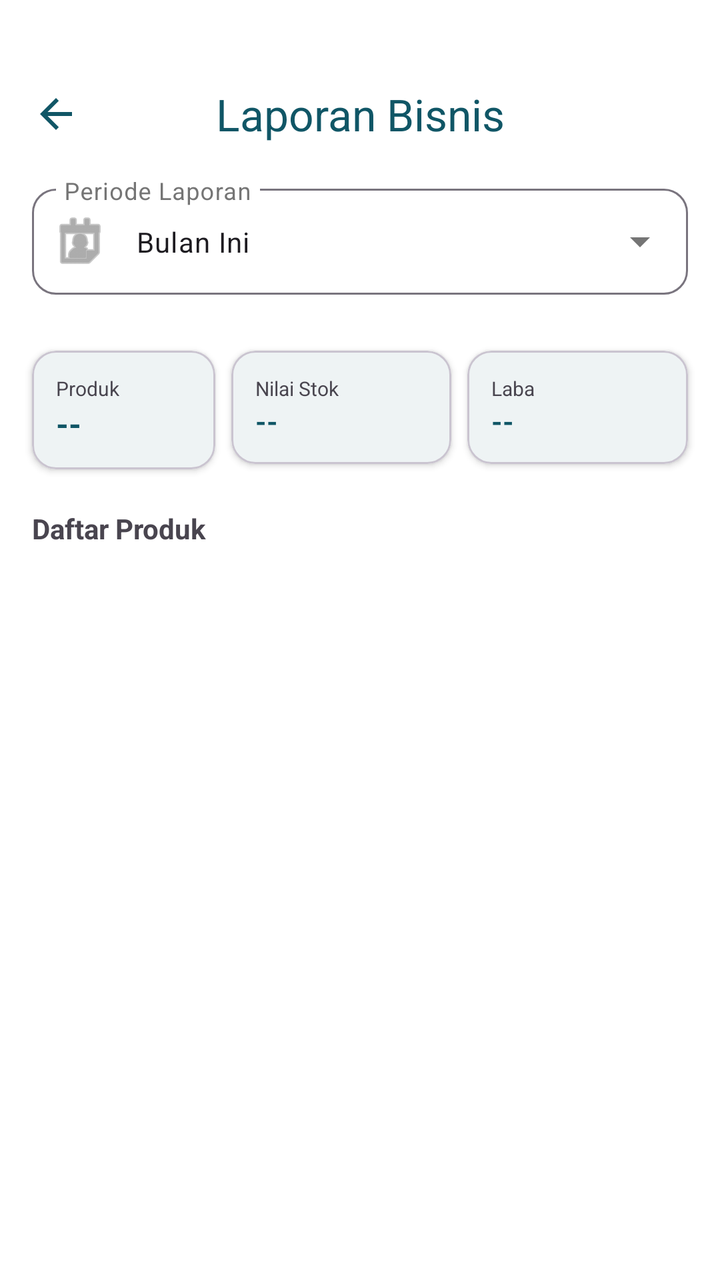
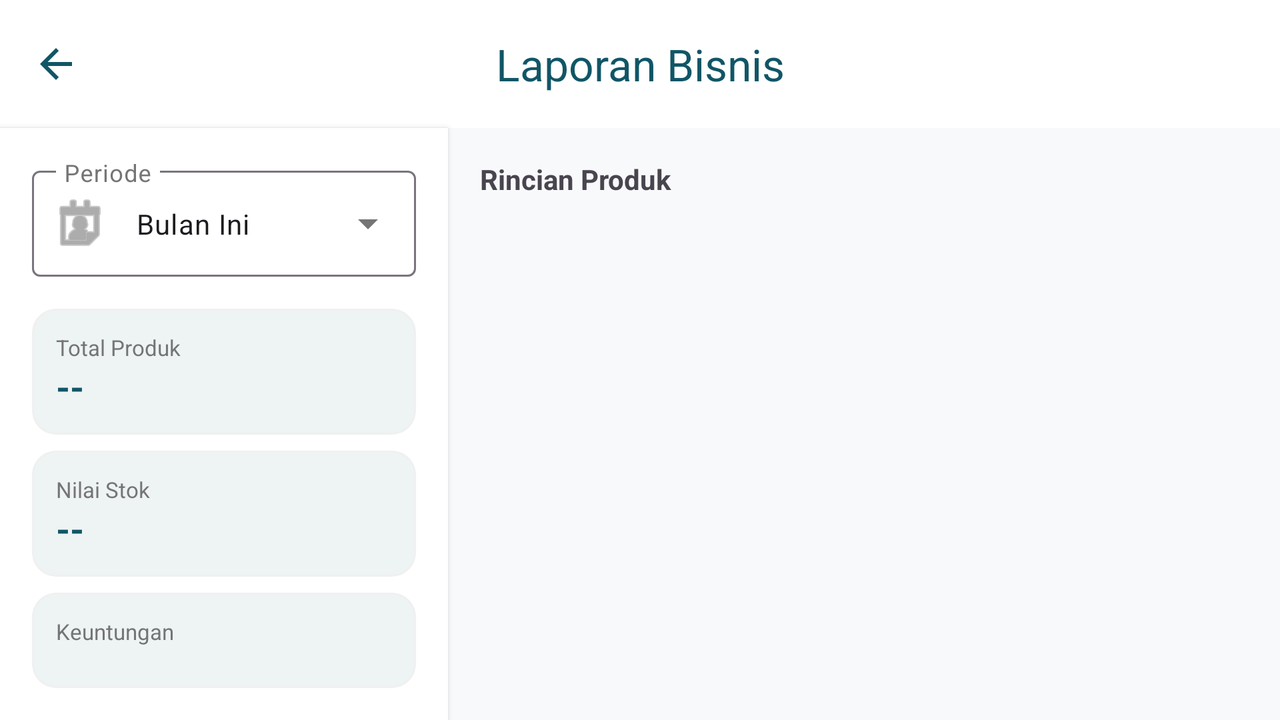

An Android layout and its configuration variant, each rendered on a device that would load it. The default file and the variant file are quoted in full after the pictures.
<!-- AndroidManifest.xml: application theme Theme.Penjualan -->
<!-- res/layout/activity_laporan.xml -->
<?xml version="1.0" encoding="utf-8"?>
<androidx.constraintlayout.widget.ConstraintLayout
    xmlns:android="http://schemas.android.com/apk/res/android"
    xmlns:app="http://schemas.android.com/apk/res-auto"
    xmlns:tools="http://schemas.android.com/tools"
    android:layout_width="match_parent"
    android:layout_height="match_parent"
    android:background="?attr/colorSurface"
    tools:context=".LaporanActivity">

    <com.google.android.material.appbar.AppBarLayout
        android:id="@+id/appBar"
        android:layout_width="match_parent"
        android:layout_height="wrap_content"
        android:background="?attr/colorSurface"
        android:paddingTop="25dp"
        app:elevation="0dp"
        app:layout_constraintTop_toTopOf="parent">

        <com.google.android.material.appbar.MaterialToolbar
            android:id="@+id/toolbar"
            android:layout_width="match_parent"
            android:layout_height="?attr/actionBarSize"
            app:title="Laporan Bisnis"
            app:titleCentered="true"
            app:titleTextColor="@color/teal_deep"
            app:navigationIcon="?homeAsUpIndicator"
            app:navigationIconTint="@color/teal_deep" />

        <LinearLayout
            android:layout_width="match_parent"
            android:layout_height="wrap_content"
            android:paddingHorizontal="16dp"
            android:paddingBottom="16dp">

            <com.google.android.material.textfield.TextInputLayout
                style="@style/Widget.Material3.TextInputLayout.OutlinedBox.ExposedDropdownMenu"
                android:layout_width="match_parent"
                android:layout_height="wrap_content"
                android:hint="Periode Laporan"
                app:boxCornerRadiusTopStart="12dp"
                app:boxCornerRadiusTopEnd="12dp"
                app:boxCornerRadiusBottomStart="12dp"
                app:boxCornerRadiusBottomEnd="12dp"
                app:startIconDrawable="@android:drawable/ic_menu_my_calendar">

                <AutoCompleteTextView
                    android:id="@+id/spinner_tanggal"
                    android:layout_width="match_parent"
                    android:layout_height="wrap_content"
                    android:inputType="none"
                    android:text="Bulan Ini"
                    android:textSize="14sp" />
            </com.google.android.material.textfield.TextInputLayout>
        </LinearLayout>
    </com.google.android.material.appbar.AppBarLayout>

    <androidx.core.widget.NestedScrollView
        android:layout_width="match_parent"
        android:layout_height="0dp"
        app:layout_constraintTop_toBottomOf="@id/appBar"
        app:layout_constraintBottom_toBottomOf="parent"
        android:fillViewport="true">

        <LinearLayout
            android:layout_width="match_parent"
            android:layout_height="wrap_content"
            android:orientation="vertical"
            android:paddingBottom="24dp">

            <LinearLayout
                android:layout_width="match_parent"
                android:layout_height="wrap_content"
                android:orientation="horizontal"
                android:paddingHorizontal="12dp"
                android:paddingTop="8dp">

                <com.google.android.material.card.MaterialCardView
                    android:layout_width="0dp"
                    android:layout_height="wrap_content"
                    android:layout_weight="1"
                    android:layout_margin="4dp"
                    app:cardCornerRadius="12dp"
                    app:cardElevation="2dp">
                    <LinearLayout
                        android:layout_width="match_parent"
                        android:layout_height="wrap_content"
                        android:orientation="vertical"
                        android:padding="12dp">
                        <TextView android:layout_width="wrap_content" android:layout_height="wrap_content" android:text="Produk" android:textSize="10sp" />
                        <TextView android:id="@+id/tv_total_produk" android:layout_width="wrap_content" android:layout_height="wrap_content" android:text="--" android:textStyle="bold" android:textSize="16sp" android:textColor="@color/teal_deep"/>
                    </LinearLayout>
                </com.google.android.material.card.MaterialCardView>

                <com.google.android.material.card.MaterialCardView
                    android:layout_width="0dp"
                    android:layout_height="wrap_content"
                    android:layout_weight="1.2"
                    android:layout_margin="4dp"
                    app:cardCornerRadius="12dp"
                    app:cardElevation="2dp">
                    <LinearLayout
                        android:layout_width="match_parent"
                        android:layout_height="wrap_content"
                        android:orientation="vertical"
                        android:padding="12dp">
                        <TextView android:layout_width="wrap_content" android:layout_height="wrap_content" android:text="Nilai Stok" android:textSize="10sp" />
                        <TextView android:id="@+id/tv_total_nilai" android:layout_width="wrap_content" android:layout_height="wrap_content" android:text="--" android:textStyle="bold" android:textSize="14sp" android:textColor="@color/teal_deep"/>
                    </LinearLayout>
                </com.google.android.material.card.MaterialCardView>

                <com.google.android.material.card.MaterialCardView
                    android:layout_width="0dp"
                    android:layout_height="wrap_content"
                    android:layout_weight="1.2"
                    android:layout_margin="4dp"
                    app:cardCornerRadius="12dp"
                    app:cardElevation="2dp">
                    <LinearLayout
                        android:layout_width="match_parent"
                        android:layout_height="wrap_content"
                        android:orientation="vertical"
                        android:padding="12dp">
                        <TextView android:layout_width="wrap_content" android:layout_height="wrap_content" android:text="Laba" android:textSize="10sp" />
                        <TextView android:id="@+id/tv_total_keuntungan" android:layout_width="wrap_content" android:layout_height="wrap_content" android:text="--" android:textStyle="bold" android:textSize="14sp" android:textColor="@color/teal_deep"/>
                    </LinearLayout>
                </com.google.android.material.card.MaterialCardView>
            </LinearLayout>

            <TextView
                android:layout_width="match_parent"
                android:layout_height="wrap_content"
                android:paddingHorizontal="16dp"
                android:paddingTop="16dp"
                android:paddingBottom="8dp"
                android:text="Daftar Produk"
                android:textStyle="bold"
                android:textSize="14sp" />

            <androidx.recyclerview.widget.RecyclerView
                android:id="@+id/rv_laporan_produk"
                android:layout_width="match_parent"
                android:layout_height="wrap_content"
                android:nestedScrollingEnabled="false" />

            <ProgressBar
                android:id="@+id/view_loading"
                android:layout_width="wrap_content"
                android:layout_height="wrap_content"
                android:layout_gravity="center"
                android:layout_marginTop="32dp"
                android:visibility="gone" />

            <LinearLayout
                android:id="@+id/layout_empty"
                android:layout_width="match_parent"
                android:layout_height="wrap_content"
                android:gravity="center"
                android:layout_marginTop="32dp"
                android:orientation="vertical"
                android:visibility="gone">
                <TextView
                    android:layout_width="wrap_content"
                    android:layout_height="wrap_content"
                    android:text="Data tidak ditemukan" />
            </LinearLayout>

        </LinearLayout>
    </androidx.core.widget.NestedScrollView>

</androidx.constraintlayout.widget.ConstraintLayout>
<!-- resources referenced by this layout -->
<resources>
  <color name="teal_deep">#105666</color>
  <style name="Theme.Penjualan" parent="Base.Theme.Penjualan" />
  <style name="Base.Theme.Penjualan" parent="Theme.Material3.DayNight.NoActionBar">
          
          <item name="colorPrimary">@color/teal_deep</item>
          <item name="colorOnPrimary">@color/cream</item>
          <item name="colorPrimaryContainer">@color/teal_light</item>
          <item name="colorOnPrimaryContainer">@color/white</item>
  
          <item name="colorSecondary">@color/teal_light</item>
          <item name="colorOnSecondary">@color/white</item>
  
          <item name="android:windowBackground">@color/surface_background</item>
          <item name="android:statusBarColor">@color/teal_deep</item>
  
          
          <item name="colorSurface">@color/surface_background</item>
          <item name="colorOnSurface">@color/on_surface</item>
          <item name="colorSurfaceVariant">@color/surface_variant</item>
          <item name="colorOnSurfaceVariant">@color/on_surface_variant</item>
      </style>
  <color name="cream">#F7F4D5</color>
  <color name="teal_light">#1A7D91</color>
  <color name="white">#FFFFFFFF</color>
  <color name="surface_background">#FFFFFF</color>
  <color name="on_surface">#212121</color>
  <color name="surface_variant">#F8F9FA</color>
  <color name="on_surface_variant">#757575</color>
</resources>
<!-- res/layout-land/activity_laporan.xml (the repository's variant of the layout above) -->
<!-- drawn on the phone turned sideways -->
<?xml version="1.0" encoding="utf-8"?>
<androidx.constraintlayout.widget.ConstraintLayout
    xmlns:android="http://schemas.android.com/apk/res/android"
    xmlns:app="http://schemas.android.com/apk/res-auto"
    xmlns:tools="http://schemas.android.com/tools"
    android:layout_width="match_parent"
    android:layout_height="match_parent"
    android:background="?attr/colorSurfaceVariant"
    tools:context=".LaporanActivity">

    
    <com.google.android.material.appbar.MaterialToolbar
        android:id="@+id/toolbar"
        android:layout_width="0dp"
        android:layout_height="?attr/actionBarSize"
        android:background="?attr/colorSurface"
        app:title="Laporan Bisnis"
        app:titleCentered="true"
        app:titleTextColor="@color/teal_deep"
        app:navigationIcon="?homeAsUpIndicator"
        app:navigationIconTint="@color/teal_deep"
        app:layout_constraintTop_toTopOf="parent"
        app:layout_constraintStart_toStartOf="parent"
        app:layout_constraintEnd_toEndOf="parent" />

    
    <LinearLayout
        android:id="@+id/panel_summary"
        android:layout_width="0dp"
        android:layout_height="0dp"
        android:orientation="vertical"
        android:padding="16dp"
        android:background="?attr/colorSurface"
        app:layout_constraintTop_toBottomOf="@id/toolbar"
        app:layout_constraintBottom_toBottomOf="parent"
        app:layout_constraintStart_toStartOf="parent"
        app:layout_constraintEnd_toStartOf="@+id/guideline_report"
        android:elevation="2dp">

        <com.google.android.material.textfield.TextInputLayout
            style="@style/Widget.Material3.TextInputLayout.OutlinedBox.ExposedDropdownMenu"
            android:layout_width="match_parent"
            android:layout_height="wrap_content"
            android:hint="Periode"
            android:layout_marginBottom="16dp"
            app:startIconDrawable="@android:drawable/ic_menu_my_calendar">
            <AutoCompleteTextView
                android:id="@+id/spinner_tanggal"
                android:layout_width="match_parent"
                android:layout_height="wrap_content"
                android:inputType="none"
                android:text="Bulan Ini"
                android:textSize="14sp" />
        </com.google.android.material.textfield.TextInputLayout>

        <com.google.android.material.card.MaterialCardView
            android:layout_width="match_parent"
            android:layout_height="wrap_content"
            android:layout_marginBottom="8dp"
            app:cardCornerRadius="12dp"
            app:cardElevation="0dp"
            app:strokeWidth="1dp"
            app:strokeColor="@color/divider">
            <LinearLayout
                android:layout_width="match_parent"
                android:layout_height="wrap_content"
                android:orientation="vertical"
                android:padding="12dp">
                <TextView android:layout_width="wrap_content" android:layout_height="wrap_content" android:text="Total Produk" android:textSize="11sp" android:textColor="?attr/colorOnSurfaceVariant" />
                <TextView android:id="@+id/tv_total_produk" android:layout_width="wrap_content" android:layout_height="wrap_content" android:text="--" android:textStyle="bold" android:textSize="18sp" android:textColor="@color/teal_deep" />
            </LinearLayout>
        </com.google.android.material.card.MaterialCardView>

        <com.google.android.material.card.MaterialCardView
            android:layout_width="match_parent"
            android:layout_height="wrap_content"
            android:layout_marginBottom="8dp"
            app:cardCornerRadius="12dp"
            app:cardElevation="0dp"
            app:strokeWidth="1dp"
            app:strokeColor="@color/divider">
            <LinearLayout
                android:layout_width="match_parent"
                android:layout_height="wrap_content"
                android:orientation="vertical"
                android:padding="12dp">
                <TextView android:layout_width="wrap_content" android:layout_height="wrap_content" android:text="Nilai Stok" android:textSize="11sp" android:textColor="?attr/colorOnSurfaceVariant" />
                <TextView android:id="@+id/tv_total_nilai" android:layout_width="wrap_content" android:layout_height="wrap_content" android:text="--" android:textStyle="bold" android:textSize="18sp" android:textColor="@color/teal_deep" />
            </LinearLayout>
        </com.google.android.material.card.MaterialCardView>

        <com.google.android.material.card.MaterialCardView
            android:layout_width="match_parent"
            android:layout_height="wrap_content"
            app:cardCornerRadius="12dp"
            app:cardElevation="0dp"
            app:strokeWidth="1dp"
            app:strokeColor="@color/divider">
            <LinearLayout
                android:layout_width="match_parent"
                android:layout_height="wrap_content"
                android:orientation="vertical"
                android:padding="12dp">
                <TextView android:layout_width="wrap_content" android:layout_height="wrap_content" android:text="Keuntungan" android:textSize="11sp" android:textColor="?attr/colorOnSurfaceVariant" />
                <TextView android:id="@+id/tv_total_keuntungan" android:layout_width="wrap_content" android:layout_height="wrap_content" android:text="--" android:textStyle="bold" android:textSize="18sp" android:textColor="@color/teal_deep" />
            </LinearLayout>
        </com.google.android.material.card.MaterialCardView>

    </LinearLayout>

    <androidx.constraintlayout.widget.Guideline
        android:id="@+id/guideline_report"
        android:layout_width="wrap_content"
        android:layout_height="wrap_content"
        android:orientation="vertical"
        app:layout_constraintGuide_percent="0.35" />

    
    <FrameLayout
        android:layout_width="0dp"
        android:layout_height="0dp"
        android:padding="16dp"
        app:layout_constraintTop_toBottomOf="@id/toolbar"
        app:layout_constraintBottom_toBottomOf="parent"
        app:layout_constraintStart_toEndOf="@id/guideline_report"
        app:layout_constraintEnd_toEndOf="parent">

        <TextView
            android:layout_width="wrap_content"
            android:layout_height="wrap_content"
            android:text="Rincian Produk"
            android:textStyle="bold"
            android:layout_marginBottom="12dp" />

        <androidx.recyclerview.widget.RecyclerView
            android:id="@+id/rv_laporan_produk"
            android:layout_width="match_parent"
            android:layout_height="match_parent"
            android:layout_marginTop="32dp"
            android:clipToPadding="false"
            android:paddingBottom="16dp" />

        <ProgressBar
            android:id="@+id/view_loading"
            android:layout_width="wrap_content"
            android:layout_height="wrap_content"
            android:layout_gravity="center"
            android:visibility="gone" />

        <LinearLayout
            android:id="@+id/layout_empty"
            android:layout_width="wrap_content"
            android:layout_height="wrap_content"
            android:layout_gravity="center"
            android:orientation="vertical"
            android:gravity="center"
            android:visibility="gone">
            <TextView
                android:layout_width="wrap_content"
                android:layout_height="wrap_content"
                android:text="Tidak ada data"
                android:textColor="?attr/colorOnSurfaceVariant" />
        </LinearLayout>

    </FrameLayout>

</androidx.constraintlayout.widget.ConstraintLayout>
<!-- resources referenced by the variant -->
<!-- as the phone turned sideways resolves them -->
<resources>
  <color name="divider">#F0F0F0</color>
  <color name="teal_deep">#105666</color>
  <style name="Theme.Penjualan" parent="Base.Theme.Penjualan" />
  <style name="Base.Theme.Penjualan" parent="Theme.Material3.DayNight.NoActionBar">
          
          <item name="colorPrimary">@color/teal_deep</item>
          <item name="colorOnPrimary">@color/cream</item>
          <item name="colorPrimaryContainer">@color/teal_light</item>
          <item name="colorOnPrimaryContainer">@color/white</item>
  
          <item name="colorSecondary">@color/teal_light</item>
          <item name="colorOnSecondary">@color/white</item>
  
          <item name="android:windowBackground">@color/surface_background</item>
          <item name="android:statusBarColor">@color/teal_deep</item>
  
          
          <item name="colorSurface">@color/surface_background</item>
          <item name="colorOnSurface">@color/on_surface</item>
          <item name="colorSurfaceVariant">@color/surface_variant</item>
          <item name="colorOnSurfaceVariant">@color/on_surface_variant</item>
      </style>
  <color name="cream">#F7F4D5</color>
  <color name="teal_light">#1A7D91</color>
  <color name="white">#FFFFFFFF</color>
  <color name="surface_background">#FFFFFF</color>
  <color name="on_surface">#212121</color>
  <color name="surface_variant">#F8F9FA</color>
  <color name="on_surface_variant">#757575</color>
</resources>
